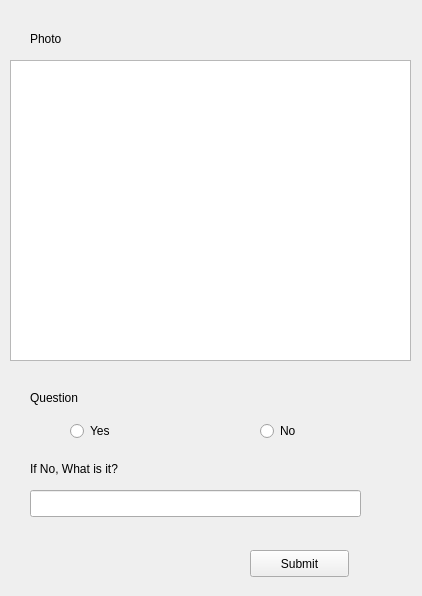
<?xml version="1.0" encoding="UTF-8"?>
<ui version="4.0">
 <class>UavQuestionWidget</class>
 <widget class="QWidget" name="UavQuestionWidget">
  <property name="geometry">
   <rect>
    <x>0</x>
    <y>0</y>
    <width>422</width>
    <height>596</height>
   </rect>
  </property>
  <property name="windowTitle">
   <string>Form</string>
  </property>
  <widget class="QGraphicsView" name="uavPhoto">
   <property name="geometry">
    <rect>
     <x>10</x>
     <y>60</y>
     <width>401</width>
     <height>301</height>
    </rect>
   </property>
  </widget>
  <widget class="QLabel" name="photoLabel">
   <property name="geometry">
    <rect>
     <x>30</x>
     <y>30</y>
     <width>67</width>
     <height>17</height>
    </rect>
   </property>
   <property name="text">
    <string>Photo</string>
   </property>
  </widget>
  <widget class="QLabel" name="label_2">
   <property name="geometry">
    <rect>
     <x>30</x>
     <y>390</y>
     <width>271</width>
     <height>16</height>
    </rect>
   </property>
   <property name="text">
    <string>Question</string>
   </property>
  </widget>
  <widget class="QLabel" name="label_3">
   <property name="geometry">
    <rect>
     <x>30</x>
     <y>460</y>
     <width>131</width>
     <height>17</height>
    </rect>
   </property>
   <property name="text">
    <string>If No, What is it?</string>
   </property>
  </widget>
  <widget class="QRadioButton" name="yesRadioButton">
   <property name="geometry">
    <rect>
     <x>70</x>
     <y>420</y>
     <width>117</width>
     <height>22</height>
    </rect>
   </property>
   <property name="text">
    <string>Yes</string>
   </property>
  </widget>
  <widget class="QRadioButton" name="noRadioButton">
   <property name="geometry">
    <rect>
     <x>260</x>
     <y>420</y>
     <width>117</width>
     <height>22</height>
    </rect>
   </property>
   <property name="text">
    <string>No</string>
   </property>
  </widget>
  <widget class="QLineEdit" name="objectName">
   <property name="geometry">
    <rect>
     <x>30</x>
     <y>490</y>
     <width>331</width>
     <height>27</height>
    </rect>
   </property>
  </widget>
  <widget class="QPushButton" name="questionSubmit">
   <property name="geometry">
    <rect>
     <x>250</x>
     <y>550</y>
     <width>99</width>
     <height>27</height>
    </rect>
   </property>
   <property name="text">
    <string>Submit</string>
   </property>
  </widget>
 </widget>
 <resources/>
 <connections/>
</ui>
